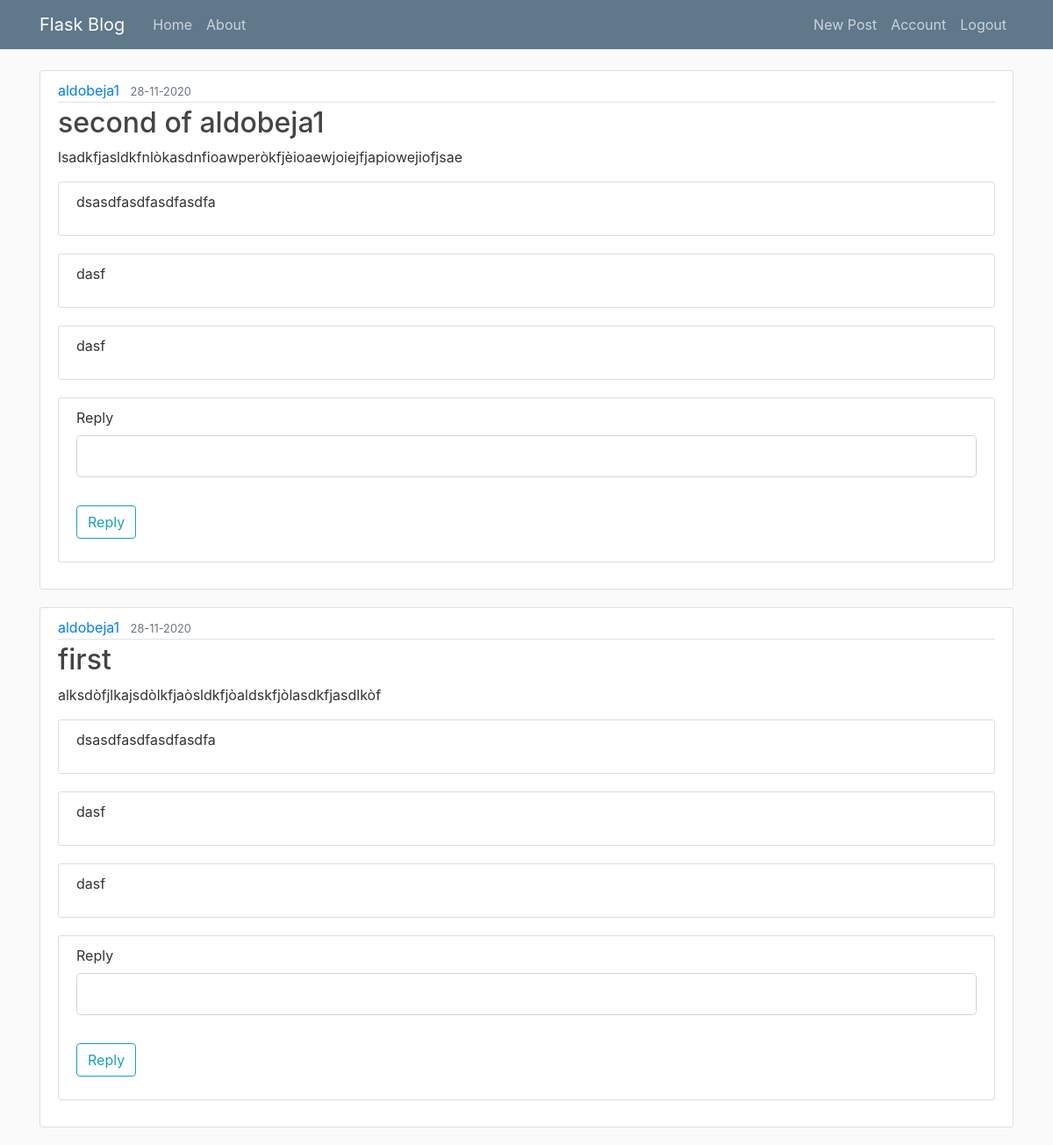
Screenshot of /home (signed in) with the database file from the repository.
### app.py (models this page shows, shortened)
class Post(db.Model):
    id = db.Column(db.Integer, primary_key=True)
    title = db.Column(db.String(100), nullable=False)
    date_posted = db.Column(db.DateTime, nullable=False, default=datetime.utcnow )
    content = db.Column(db.Text, nullable=False)
    user_id = db.Column(db.Integer, db.ForeignKey('user.id'), nullable=False)

class User(db.Model, UserMixin):
    id = db.Column(db.Integer, primary_key=True)
    username = db.Column(db.String(20), unique=True, nullable=False)
    email = db.Column(db.String(120), unique=True, nullable=False)
    password = db.Column(db.String(60),nullable=False)
    posts = db.relationship('Post', backref='author', lazy=True)
    user_comments = db.relationship('Comment', backref='author_comment', lazy=True)

class Comment(db.Model):
    id = db.Column(db.Integer, primary_key = True)
    body = db.Column(db.Text)
    timestamp = db.Column(db.DateTime, nullable=False, default=datetime.utcnow)
    comment_id = db.Column(db.Integer, db.ForeignKey('user.id'), nullable=False)

### app.py (the view)
@app.route("/")
@app.route("/home", methods=['GET', 'POST'])
@login_required
def home():
    form = PostForm()
    comment_form = CommentForm()
    posts = Post.query.order_by(Post.date_posted.desc()).all()
    if comment_form.validate_on_submit():
        reply = Comment(body=comment_form.comment_on_form.data, author_comment=current_user)
        db.session.add(reply)
        db.session.commit()
    replies = Comment.query.filter_by(author_comment=current_user).order_by(Comment.timestamp.desc()).all()
    return render_template('home.html', posts=posts, title='Home', form=form, comment_form=comment_form, replies=replies)

### forms.py
class PostForm(FlaskForm):
    title = StringField('Title', validators=[DataRequired()])
    content = TextAreaField('Content', validators=[DataRequired()])
    submit = SubmitField('Post')

class CommentForm(FlaskForm):
    comment_on_form = StringField('Reply', validators=[DataRequired()])
    submit = SubmitField('Reply')

### app.py (called while the page is built)
@login_menager.user_loader
def load_user(user_id):
    return User.query.get(int(user_id))

### templates/home.html (shortened to what this page needs)
{% extends "layout.html" %}
{% block content %}
    {% for post in posts %}
        <article class="media content-section">
          <div class="media-body">
            <div class="article-metadata">
              <a class="mr-2" href="{{url_for('user_posts', username=post.author.username)}}">{{ post.author.username }}</a>
              <small class="text-muted">{{ post.date_posted.strftime('%d-%m-%Y') }}</small>
            </div>
            <h2><a class="article-title" href="#">{{ post.title }}</a></h2>
            <p class="article-content">{{ post.content }}</p>
            {% if current_user.is_authenticated %}
                {% for reply in replies %}
                    <article class="media content-section">
                        <div class="media-body">
                            <p class="article-content">{{ reply.body }}</p>
                        </div>
                    </article>
                {% endfor%}
                <div class="content-section">
                    <form method="POST" action="">
                        <fieldset class="form-group">
                            <div class="form-group">
                                {{ comment_form.comment_on_form.label(class="form-control-label") }}
                                {% if comment_form.comment_on_form.errors %}
                                    {{ comment_form.comment_on_form(class="form-control form-control-lg is-invalid") }}
                                    <div class="invalid-feedback">
                                        {% for error in comment_form.comment_on_form.errors %}
                                            <span>{{ error }}</span>
                                        {% endfor %}
                                    </div>
                                {% else %}
                                    {{ comment_form.comment_on_form(class="form-control form-control-lg") }}
                                {% endif %}
                            </div>
                        </fieldset>
                        <div class="form-group">
                            {{ comment_form.submit(class="btn btn-outline-info") }}
                        </div>
                    </form>
                    {% endif %}
                </div>
            </div>
        </article>
    {% endfor %}
{% endblock content %}

### templates/layout.html (shortened to what this page needs)
<!DOCTYPE html>
<html lang="en">
<head>
    <link rel="stylesheet" href="https://cdn.jsdelivr.net/npm/bootstrap@4.5.3/dist/css/bootstrap.min.css">
    <link rel="stylesheet" href="{{ url_for('static', filename='main.css')}}">
</head>
<body>
    <header class="site-header">
        <nav class="navbar navbar-expand-md navbar-dark bg-steel fixed-top">
            <div class="container">
                <a class="navbar-brand mr-4" href="/">Flask Blog</a>
                <div class="collapse navbar-collapse" id="navbarToggle">
                    <div class="navbar-nav mr-auto">
                        <a class="nav-item nav-link" href="{{ url_for('home')}}">Home</a>
                        <a class="nav-item nav-link" href="{{ url_for('about')}}">About</a>
                    </div>
                    <div class="navbar-nav">
                        {% if current_user.is_authenticated %}
                            <a class="nav-item nav-link" href="{{url_for('new_post')}}">New Post</a>
                            <a class="nav-item nav-link" href="{{url_for('account')}}">Account</a>
                            <a class="nav-item nav-link" href="{{url_for('logout')}}">Logout</a>
                        {% else %}
                            <a class="nav-item nav-link" href="{{url_for('login')}}">Login</a>
                            <a class="nav-item nav-link" href="{{url_for('register')}}">Register</a>
                        {% endif%}
                    </div>
                </div>
            </div>
        </nav>
    </header>
    <div class="container">
        {% block content %}
        {% endblock %}
    </div>
</body>
</html>

### static/main.css (style rules this page uses)
body { background: #fafafa; color: #333333; margin-top: 5rem; }
h1, h2, h3, h4, h5, h6 { color: #444444; }
.bg-steel { background-color: #5f788a; }
.site-header .navbar-nav .nav-link { color: #cbd5db; }
.content-section { background: #ffffff; padding: 10px 20px; border: 1px solid #dddddd; border-radius: 3px; margin-bottom: 20px; }
.article-title { color: #444444; }
.article-content { white-space: pre-line; }
.article-metadata { padding-bottom: 1px; margin-bottom: 4px; border-bottom: 1px solid #e3e3e3 }

### rows the page displays
Post: author.username "aldobeja1", date_posted "28-11-2020", title "second of aldobeja1", content "lsadkfjasldkfnlòkasdnfioawperòkfjèioaewjoiejfjapiowejiofjsae", comment_on_form.label "Reply"
Comment: body "dsasdfasdfasdfasdfa"
Comment: body "dasf"
Comment: body "dasf"
Post: author.username "aldobeja1", date_posted "28-11-2020", title "first", content "alksdòfjlkajsdòlkfjaòsldkfjòaldskfjòlasdkfjasdlkòf", comment_on_form.label "Reply"
